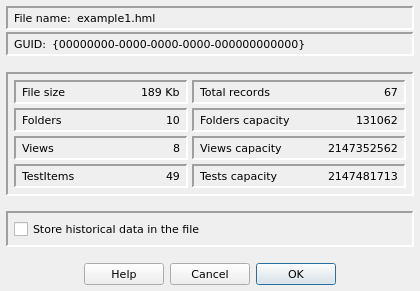
<?xml version="1.0" encoding="UTF-8"?>
<ui version="4.0">
 <class>TestListProperties</class>
 <widget class="QDialog" name="TestListProperties">
  <property name="geometry">
   <rect>
    <x>0</x>
    <y>0</y>
    <width>420</width>
    <height>291</height>
   </rect>
  </property>
  <property name="font">
   <font>
    <family>DejaVu Sans</family>
    <pointsize>8</pointsize>
   </font>
  </property>
  <property name="windowTitle">
   <string>Test list properties</string>
  </property>
  <property name="windowIcon">
   <iconset resource="../qHostMonitor.qrc">
    <normaloff>:/img/hostMonitor.png</normaloff>:/img/hostMonitor.png</iconset>
  </property>
  <layout class="QVBoxLayout" name="verticalLayout_2">
   <property name="spacing">
    <number>4</number>
   </property>
   <property name="leftMargin">
    <number>6</number>
   </property>
   <property name="topMargin">
    <number>6</number>
   </property>
   <property name="rightMargin">
    <number>6</number>
   </property>
   <property name="bottomMargin">
    <number>6</number>
   </property>
   <item>
    <layout class="QVBoxLayout" name="vloFileInfo">
     <property name="spacing">
      <number>2</number>
     </property>
     <item>
      <widget class="QFrame" name="frmFileName">
       <property name="frameShape">
        <enum>QFrame::Panel</enum>
       </property>
       <property name="frameShadow">
        <enum>QFrame::Sunken</enum>
       </property>
       <property name="lineWidth">
        <number>2</number>
       </property>
       <layout class="QHBoxLayout" name="horizontalLayout_9">
        <property name="leftMargin">
         <number>6</number>
        </property>
        <property name="topMargin">
         <number>0</number>
        </property>
        <property name="rightMargin">
         <number>6</number>
        </property>
        <property name="bottomMargin">
         <number>0</number>
        </property>
        <item>
         <widget class="QLabel" name="lblFileName">
          <property name="text">
           <string>File name:</string>
          </property>
         </widget>
        </item>
        <item>
         <widget class="QLabel" name="lblFileNameValue">
          <property name="text">
           <string>example1.hml</string>
          </property>
         </widget>
        </item>
        <item>
         <spacer name="spcFileName">
          <property name="orientation">
           <enum>Qt::Horizontal</enum>
          </property>
          <property name="sizeHint" stdset="0">
           <size>
            <width>40</width>
            <height>20</height>
           </size>
          </property>
         </spacer>
        </item>
       </layout>
      </widget>
     </item>
     <item>
      <widget class="QFrame" name="frmGUID">
       <property name="frameShape">
        <enum>QFrame::Panel</enum>
       </property>
       <property name="frameShadow">
        <enum>QFrame::Sunken</enum>
       </property>
       <property name="lineWidth">
        <number>2</number>
       </property>
       <layout class="QHBoxLayout" name="horizontalLayout_10">
        <property name="leftMargin">
         <number>6</number>
        </property>
        <property name="topMargin">
         <number>0</number>
        </property>
        <property name="rightMargin">
         <number>6</number>
        </property>
        <property name="bottomMargin">
         <number>0</number>
        </property>
        <item>
         <widget class="QLabel" name="lblGUID">
          <property name="text">
           <string>GUID:</string>
          </property>
         </widget>
        </item>
        <item>
         <widget class="QLabel" name="lblGUIDValue">
          <property name="text">
           <string>&lt;html&gt;&lt;head/&gt;&lt;body&gt;&lt;p&gt;{00000000-0000-0000-0000-000000000000}&lt;/p&gt;&lt;/body&gt;&lt;/html&gt;</string>
          </property>
         </widget>
        </item>
        <item>
         <spacer name="spcGUID">
          <property name="orientation">
           <enum>Qt::Horizontal</enum>
          </property>
          <property name="sizeHint" stdset="0">
           <size>
            <width>40</width>
            <height>20</height>
           </size>
          </property>
         </spacer>
        </item>
       </layout>
      </widget>
     </item>
    </layout>
   </item>
   <item>
    <spacer name="verticalSpacer_3">
     <property name="orientation">
      <enum>Qt::Vertical</enum>
     </property>
     <property name="sizeHint" stdset="0">
      <size>
       <width>20</width>
       <height>40</height>
      </size>
     </property>
    </spacer>
   </item>
   <item>
    <widget class="QFrame" name="grdFileDetails">
     <property name="frameShape">
      <enum>QFrame::Panel</enum>
     </property>
     <property name="frameShadow">
      <enum>QFrame::Sunken</enum>
     </property>
     <property name="lineWidth">
      <number>2</number>
     </property>
     <layout class="QGridLayout" name="gridLayout">
      <property name="leftMargin">
       <number>6</number>
      </property>
      <property name="topMargin">
       <number>6</number>
      </property>
      <property name="rightMargin">
       <number>6</number>
      </property>
      <property name="bottomMargin">
       <number>6</number>
      </property>
      <property name="spacing">
       <number>4</number>
      </property>
      <item row="2" column="0">
       <widget class="QFrame" name="frmViews">
        <property name="frameShape">
         <enum>QFrame::Panel</enum>
        </property>
        <property name="frameShadow">
         <enum>QFrame::Sunken</enum>
        </property>
        <property name="lineWidth">
         <number>2</number>
        </property>
        <layout class="QHBoxLayout" name="horizontalLayout">
         <property name="leftMargin">
          <number>6</number>
         </property>
         <property name="topMargin">
          <number>0</number>
         </property>
         <property name="rightMargin">
          <number>6</number>
         </property>
         <property name="bottomMargin">
          <number>0</number>
         </property>
         <item>
          <widget class="QLabel" name="lblViews">
           <property name="text">
            <string>Views</string>
           </property>
          </widget>
         </item>
         <item>
          <spacer name="spcViews">
           <property name="orientation">
            <enum>Qt::Horizontal</enum>
           </property>
           <property name="sizeHint" stdset="0">
            <size>
             <width>40</width>
             <height>20</height>
            </size>
           </property>
          </spacer>
         </item>
         <item>
          <widget class="QLabel" name="lblViewsValue">
           <property name="text">
            <string>8</string>
           </property>
          </widget>
         </item>
        </layout>
       </widget>
      </item>
      <item row="0" column="0">
       <widget class="QFrame" name="frmFileSize">
        <property name="frameShape">
         <enum>QFrame::Panel</enum>
        </property>
        <property name="frameShadow">
         <enum>QFrame::Sunken</enum>
        </property>
        <property name="lineWidth">
         <number>2</number>
        </property>
        <layout class="QHBoxLayout" name="horizontalLayout_7">
         <property name="leftMargin">
          <number>6</number>
         </property>
         <property name="topMargin">
          <number>0</number>
         </property>
         <property name="rightMargin">
          <number>6</number>
         </property>
         <property name="bottomMargin">
          <number>0</number>
         </property>
         <item>
          <widget class="QLabel" name="lblFileSize">
           <property name="text">
            <string>File size</string>
           </property>
          </widget>
         </item>
         <item>
          <spacer name="spcFileSize">
           <property name="orientation">
            <enum>Qt::Horizontal</enum>
           </property>
           <property name="sizeHint" stdset="0">
            <size>
             <width>40</width>
             <height>20</height>
            </size>
           </property>
          </spacer>
         </item>
         <item>
          <widget class="QLabel" name="lblFileSizeValue">
           <property name="text">
            <string>189 Kb</string>
           </property>
          </widget>
         </item>
        </layout>
       </widget>
      </item>
      <item row="1" column="0">
       <widget class="QFrame" name="frmFolders">
        <property name="frameShape">
         <enum>QFrame::Panel</enum>
        </property>
        <property name="frameShadow">
         <enum>QFrame::Sunken</enum>
        </property>
        <property name="lineWidth">
         <number>2</number>
        </property>
        <layout class="QHBoxLayout" name="horizontalLayout_6">
         <property name="leftMargin">
          <number>6</number>
         </property>
         <property name="topMargin">
          <number>0</number>
         </property>
         <property name="rightMargin">
          <number>6</number>
         </property>
         <property name="bottomMargin">
          <number>0</number>
         </property>
         <item>
          <widget class="QLabel" name="lblFolders">
           <property name="text">
            <string>Folders</string>
           </property>
          </widget>
         </item>
         <item>
          <spacer name="spcFolders">
           <property name="orientation">
            <enum>Qt::Horizontal</enum>
           </property>
           <property name="sizeHint" stdset="0">
            <size>
             <width>40</width>
             <height>20</height>
            </size>
           </property>
          </spacer>
         </item>
         <item>
          <widget class="QLabel" name="lblFoldersValue">
           <property name="text">
            <string>10</string>
           </property>
          </widget>
         </item>
        </layout>
       </widget>
      </item>
      <item row="2" column="1">
       <widget class="QFrame" name="frmViewsCapacity">
        <property name="frameShape">
         <enum>QFrame::Panel</enum>
        </property>
        <property name="frameShadow">
         <enum>QFrame::Sunken</enum>
        </property>
        <property name="lineWidth">
         <number>2</number>
        </property>
        <layout class="QHBoxLayout" name="horizontalLayout_2">
         <property name="leftMargin">
          <number>6</number>
         </property>
         <property name="topMargin">
          <number>0</number>
         </property>
         <property name="rightMargin">
          <number>6</number>
         </property>
         <property name="bottomMargin">
          <number>0</number>
         </property>
         <item>
          <widget class="QLabel" name="lblViewsCapacity">
           <property name="text">
            <string>Views capacity</string>
           </property>
          </widget>
         </item>
         <item>
          <spacer name="spcViewsCapacity">
           <property name="orientation">
            <enum>Qt::Horizontal</enum>
           </property>
           <property name="sizeHint" stdset="0">
            <size>
             <width>40</width>
             <height>20</height>
            </size>
           </property>
          </spacer>
         </item>
         <item>
          <widget class="QLabel" name="lblViewsCapacityValue">
           <property name="text">
            <string>2147352562</string>
           </property>
          </widget>
         </item>
        </layout>
       </widget>
      </item>
      <item row="0" column="1">
       <widget class="QFrame" name="frmTotalRecords">
        <property name="frameShape">
         <enum>QFrame::Panel</enum>
        </property>
        <property name="frameShadow">
         <enum>QFrame::Sunken</enum>
        </property>
        <property name="lineWidth">
         <number>2</number>
        </property>
        <layout class="QHBoxLayout" name="horizontalLayout_12">
         <property name="leftMargin">
          <number>6</number>
         </property>
         <property name="topMargin">
          <number>0</number>
         </property>
         <property name="rightMargin">
          <number>6</number>
         </property>
         <property name="bottomMargin">
          <number>0</number>
         </property>
         <item>
          <widget class="QLabel" name="lblTotalRecords">
           <property name="text">
            <string>Total records</string>
           </property>
          </widget>
         </item>
         <item>
          <spacer name="spcTotalRecords">
           <property name="orientation">
            <enum>Qt::Horizontal</enum>
           </property>
           <property name="sizeHint" stdset="0">
            <size>
             <width>40</width>
             <height>20</height>
            </size>
           </property>
          </spacer>
         </item>
         <item>
          <widget class="QLabel" name="lblTotalRecordsValue">
           <property name="text">
            <string>67</string>
           </property>
          </widget>
         </item>
        </layout>
       </widget>
      </item>
      <item row="1" column="1">
       <widget class="QFrame" name="frmFoldersCapacity">
        <property name="frameShape">
         <enum>QFrame::Panel</enum>
        </property>
        <property name="frameShadow">
         <enum>QFrame::Sunken</enum>
        </property>
        <property name="lineWidth">
         <number>2</number>
        </property>
        <layout class="QHBoxLayout" name="horizontalLayout_5">
         <property name="leftMargin">
          <number>6</number>
         </property>
         <property name="topMargin">
          <number>0</number>
         </property>
         <property name="rightMargin">
          <number>6</number>
         </property>
         <property name="bottomMargin">
          <number>0</number>
         </property>
         <item>
          <widget class="QLabel" name="lblFoldersCapacity">
           <property name="text">
            <string>Folders capacity</string>
           </property>
          </widget>
         </item>
         <item>
          <spacer name="spcFoldersCapacity">
           <property name="orientation">
            <enum>Qt::Horizontal</enum>
           </property>
           <property name="sizeHint" stdset="0">
            <size>
             <width>40</width>
             <height>20</height>
            </size>
           </property>
          </spacer>
         </item>
         <item>
          <widget class="QLabel" name="lblFoldersCapacityValue">
           <property name="text">
            <string>131062</string>
           </property>
          </widget>
         </item>
        </layout>
       </widget>
      </item>
      <item row="3" column="0">
       <widget class="QFrame" name="frmTestItems">
        <property name="frameShape">
         <enum>QFrame::Panel</enum>
        </property>
        <property name="frameShadow">
         <enum>QFrame::Sunken</enum>
        </property>
        <property name="lineWidth">
         <number>2</number>
        </property>
        <layout class="QHBoxLayout" name="horizontalLayout_3">
         <property name="leftMargin">
          <number>6</number>
         </property>
         <property name="topMargin">
          <number>0</number>
         </property>
         <property name="rightMargin">
          <number>6</number>
         </property>
         <property name="bottomMargin">
          <number>0</number>
         </property>
         <item>
          <widget class="QLabel" name="lblTestItems">
           <property name="text">
            <string>TestItems</string>
           </property>
          </widget>
         </item>
         <item>
          <spacer name="spcTestItems">
           <property name="orientation">
            <enum>Qt::Horizontal</enum>
           </property>
           <property name="sizeHint" stdset="0">
            <size>
             <width>40</width>
             <height>20</height>
            </size>
           </property>
          </spacer>
         </item>
         <item>
          <widget class="QLabel" name="lblTestItemsValue">
           <property name="text">
            <string>49</string>
           </property>
          </widget>
         </item>
        </layout>
       </widget>
      </item>
      <item row="3" column="1">
       <widget class="QFrame" name="frmTestsCapacity">
        <property name="frameShape">
         <enum>QFrame::Panel</enum>
        </property>
        <property name="frameShadow">
         <enum>QFrame::Sunken</enum>
        </property>
        <property name="lineWidth">
         <number>2</number>
        </property>
        <layout class="QHBoxLayout" name="horizontalLayout_4">
         <property name="leftMargin">
          <number>6</number>
         </property>
         <property name="topMargin">
          <number>0</number>
         </property>
         <property name="rightMargin">
          <number>6</number>
         </property>
         <property name="bottomMargin">
          <number>0</number>
         </property>
         <item>
          <widget class="QLabel" name="lblTestsCapacity">
           <property name="text">
            <string>Tests capacity</string>
           </property>
          </widget>
         </item>
         <item>
          <spacer name="spcTestsCapacity">
           <property name="orientation">
            <enum>Qt::Horizontal</enum>
           </property>
           <property name="sizeHint" stdset="0">
            <size>
             <width>40</width>
             <height>20</height>
            </size>
           </property>
          </spacer>
         </item>
         <item>
          <widget class="QLabel" name="lblTestsCapacityValue">
           <property name="text">
            <string>2147481713</string>
           </property>
          </widget>
         </item>
        </layout>
       </widget>
      </item>
     </layout>
    </widget>
   </item>
   <item>
    <spacer name="verticalSpacer_2">
     <property name="orientation">
      <enum>Qt::Vertical</enum>
     </property>
     <property name="sizeHint" stdset="0">
      <size>
       <width>20</width>
       <height>40</height>
      </size>
     </property>
    </spacer>
   </item>
   <item>
    <widget class="QFrame" name="frmStoreHostory">
     <property name="frameShape">
      <enum>QFrame::Panel</enum>
     </property>
     <property name="frameShadow">
      <enum>QFrame::Sunken</enum>
     </property>
     <property name="lineWidth">
      <number>2</number>
     </property>
     <layout class="QHBoxLayout" name="horizontalLayout_11">
      <property name="spacing">
       <number>4</number>
      </property>
      <property name="leftMargin">
       <number>6</number>
      </property>
      <property name="topMargin">
       <number>6</number>
      </property>
      <property name="rightMargin">
       <number>6</number>
      </property>
      <property name="bottomMargin">
       <number>6</number>
      </property>
      <item>
       <widget class="QCheckBox" name="chbxStoreHistory">
        <property name="text">
         <string>Store historical data in the file</string>
        </property>
       </widget>
      </item>
      <item>
       <spacer name="spcStoreHistory">
        <property name="orientation">
         <enum>Qt::Horizontal</enum>
        </property>
        <property name="sizeHint" stdset="0">
         <size>
          <width>40</width>
          <height>20</height>
         </size>
        </property>
       </spacer>
      </item>
     </layout>
    </widget>
   </item>
   <item>
    <spacer name="verticalSpacer">
     <property name="orientation">
      <enum>Qt::Vertical</enum>
     </property>
     <property name="sizeHint" stdset="0">
      <size>
       <width>20</width>
       <height>40</height>
      </size>
     </property>
    </spacer>
   </item>
   <item>
    <widget class="QDialogButtonBox" name="buttonBox">
     <property name="layoutDirection">
      <enum>Qt::RightToLeft</enum>
     </property>
     <property name="orientation">
      <enum>Qt::Horizontal</enum>
     </property>
     <property name="standardButtons">
      <set>QDialogButtonBox::Cancel|QDialogButtonBox::Help|QDialogButtonBox::Ok</set>
     </property>
     <property name="centerButtons">
      <bool>true</bool>
     </property>
    </widget>
   </item>
  </layout>
 </widget>
 <resources>
  <include location="../qHostMonitor.qrc"/>
  <include location="../qHostMonitor.qrc"/>
 </resources>
 <connections>
  <connection>
   <sender>buttonBox</sender>
   <signal>accepted()</signal>
   <receiver>TestListProperties</receiver>
   <slot>accept()</slot>
   <hints>
    <hint type="sourcelabel">
     <x>248</x>
     <y>254</y>
    </hint>
    <hint type="destinationlabel">
     <x>157</x>
     <y>274</y>
    </hint>
   </hints>
  </connection>
  <connection>
   <sender>buttonBox</sender>
   <signal>rejected()</signal>
   <receiver>TestListProperties</receiver>
   <slot>reject()</slot>
   <hints>
    <hint type="sourcelabel">
     <x>316</x>
     <y>260</y>
    </hint>
    <hint type="destinationlabel">
     <x>286</x>
     <y>274</y>
    </hint>
   </hints>
  </connection>
 </connections>
</ui>
